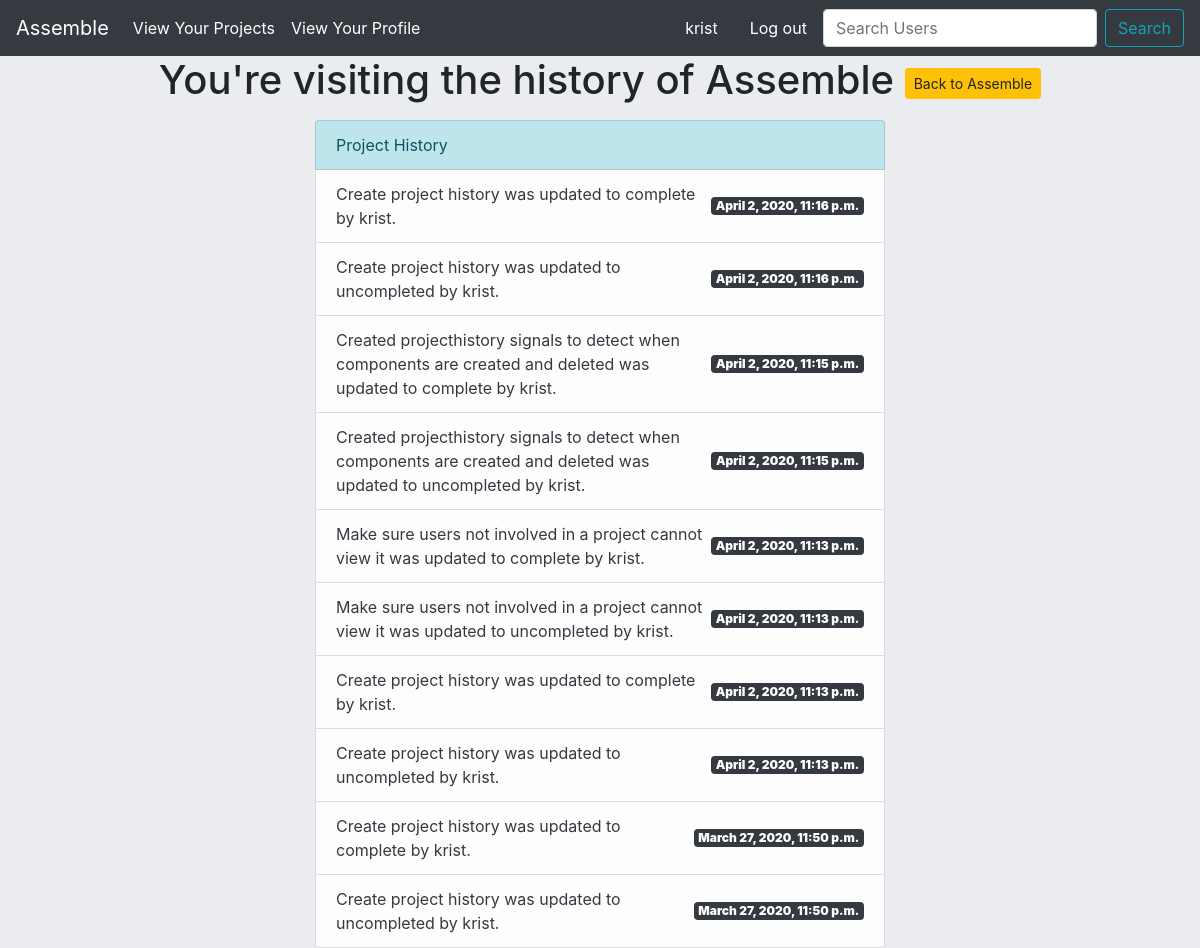
The page /project-list/project-detail/history/2/ (signed in) on the database as committed earlier.
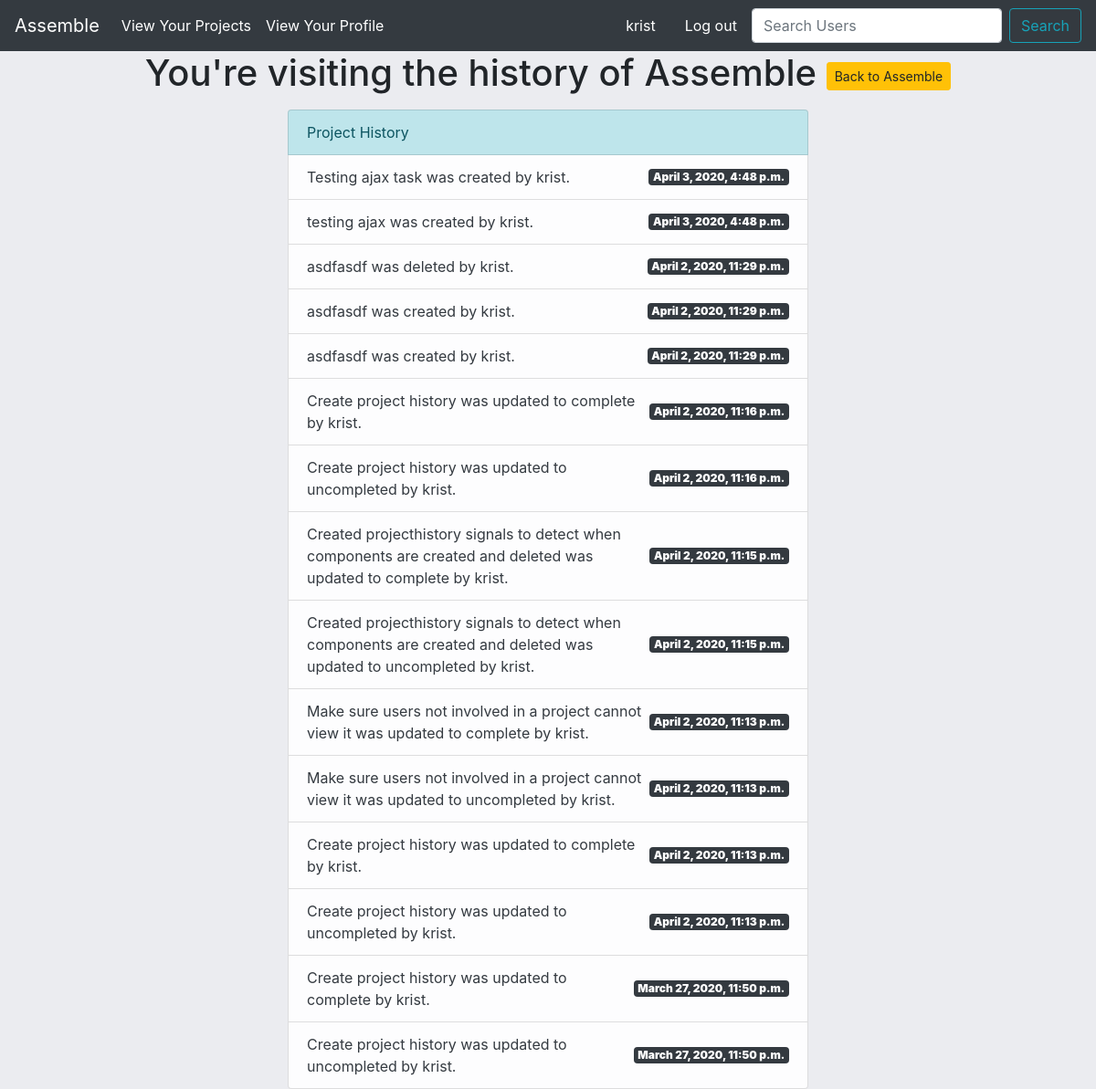
The same page on the database as committed later.
### assemble/models.py (models this page shows, shortened)
class ProjectHistory(models.Model):
    previous_field = models.CharField(max_length=200,blank=True)
    updated_field = models.CharField(max_length=200,blank=True)
    date_changed = models.DateTimeField(auto_now_add=True)
    status = models.CharField(max_length=20,null=True)
    user = models.CharField(max_length=100,null=True,blank=True)
    project = models.ForeignKey(Project,on_delete=models.CASCADE)
    list_string = None
    def __init__(self,*args,**kwargs):
        super(ProjectHistory,self).__init__(*args,**kwargs)
        self.create_history_string()
    """
    pre_save(sender,instance,raw,using,update_fields):
    This is sent at the beginning of a model's save method
        sender- the model class
        instance- the actual instance being saved
        raw - A boolean; True if the model is saved exactly as presented
        using- the database alias being used
        update_fields - the set of fields to update as passed to Model.save() or None if update_fields wasn't passed.

    post_save(sender,instance,raw,using,update_fields)
    This is sent at the end of the save method
        sender - the model class
        instance- the actual instance being saved
        created  -  A boolean, True if a new record is created
        raw - same as pre_save
        using - ""
        updated_fields - ""

    pre_delete(sender,instance,using):
    Sent at the beginning of a models delete() method and a queryset's delete() method

        sender- the model class
        instance - the actual instance being deleted
        using - ""

    post_delete(sender,instance,using):
    Sent at the end of a model's delete() and a queryset's delete9) method.

        sender - the model class
        instance - the actual instance being deleted. Note that the object will no longer be in the database.
        using - the database alias being used

    m2m_changed(sender,instance,action,reverse,model,pk_set,using):
    Sent when a ManyToManyField is changed on a model instance. Strictly speaking, this is not a model signal since it is sent by the ManyToManyField, but it complements the pre_save/post_save and pre_delete/post_delete when it comes to tracking changes to models.

        sender - The immediate model calss describing the ManyToManyField. This class is automatically created when a many-to-many field is defined; you can access it using thr though attribute on the many-to-many-field.
        instance- the instance whose many-to-many relation is updated. This can be an instance of the sender, or of the class the m2m is related to.
        action- a string indicating the type of update that is done to the relationship.
            "pre_add" - sent before one or more objects are added to the relation.
            "post_add" - sent after one or more objects are added to the relation.
            "pre_remove" - sent ebfore one or more objects are removed from the relation.
    """
    def create_history_string(self):
        if self.status == "deleted":
            self.list_string= f"{self.previous_field} was {self.status} by {self.user}."
        elif self.status == "edited":
            self.list_string= f"{self.previous_field} was {self.status} to {self.updated_field} by {self.user}."
        elif self.status == "updated to true":
            self.list_string = f"{self.previous_field} was updated to complete by {self.user}."
        elif self.status == "updated to false":
            self.list_string = f"{self.previous_field} was updated to uncompleted by {self.user}."
        elif self.status == "created":
            self.list_string= f"{self.previous_field} was created by {self.user}."

### assemble/views.py (the view)
# urls.py: path('project-list/project-detail/history/<pk>/',history_view,name='project-history'),
def history_view(request,pk):
    project = Project.objects.get(id=pk)
    render_list = ProjectHistory.objects.filter(project__id = pk).order_by('-date_changed')
    context={
        'project':project,
        'render_list':render_list
    }
    return render(request,'assemble/history.html',context)

### templates/assemble/history.html
{% extends 'assemble/base.html' %}
{% block content %}
<h1 class="text-center">You're visiting the history of {{project.name}} <a href="{% url 'project-detail' project.slug %}" class="btn btn-sm btn-warning">Back to {{project.name}}</a></h1>
<div class="row justify-content-center mt-3">
    <div class="col-sm-6">
        <ul class="list-group">
            <li class="list-group-item list-group-item-info">Project History</li>
            {% if render_list == 0 %}
                <li class="list-group-item list-group-item-danger text-dark d-flex justify-content-between align-items-center">
                    You haven't made any changes to your project yet! Try adding some components and breaking down your project
                    to get started.
                </li>
            {% else %}
                {% for record in render_list %}
                    <li class="list-group-item list-group-item-light text-dark d-flex justify-content-between align-items-center">
                        {{ record.list_string }}
                        <span class="badge badge-dark">
                            <strong>{{record.date_changed}}</strong>
                        </span>
                    </li>
                {% endfor %}
            {% endif %}
        </ul>
    </div>
</div>
{% endblock content %}

Rows that differ between the two databases and show on the page:
added ProjectHistory: list_string "Testing ajax task was created by krist.", date_changed "April 3, 2020, 4:48 p.m."
added ProjectHistory: list_string "testing ajax was created by krist.", date_changed "April 3, 2020, 4:48 p.m."
added ProjectHistory: list_string "asdfasdf was deleted by krist.", date_changed "April 2, 2020, 11:29 p.m."
added ProjectHistory: list_string "asdfasdf was created by krist.", date_changed "April 2, 2020, 11:29 p.m."
added ProjectHistory: list_string "asdfasdf was created by krist.", date_changed "April 2, 2020, 11:29 p.m."
